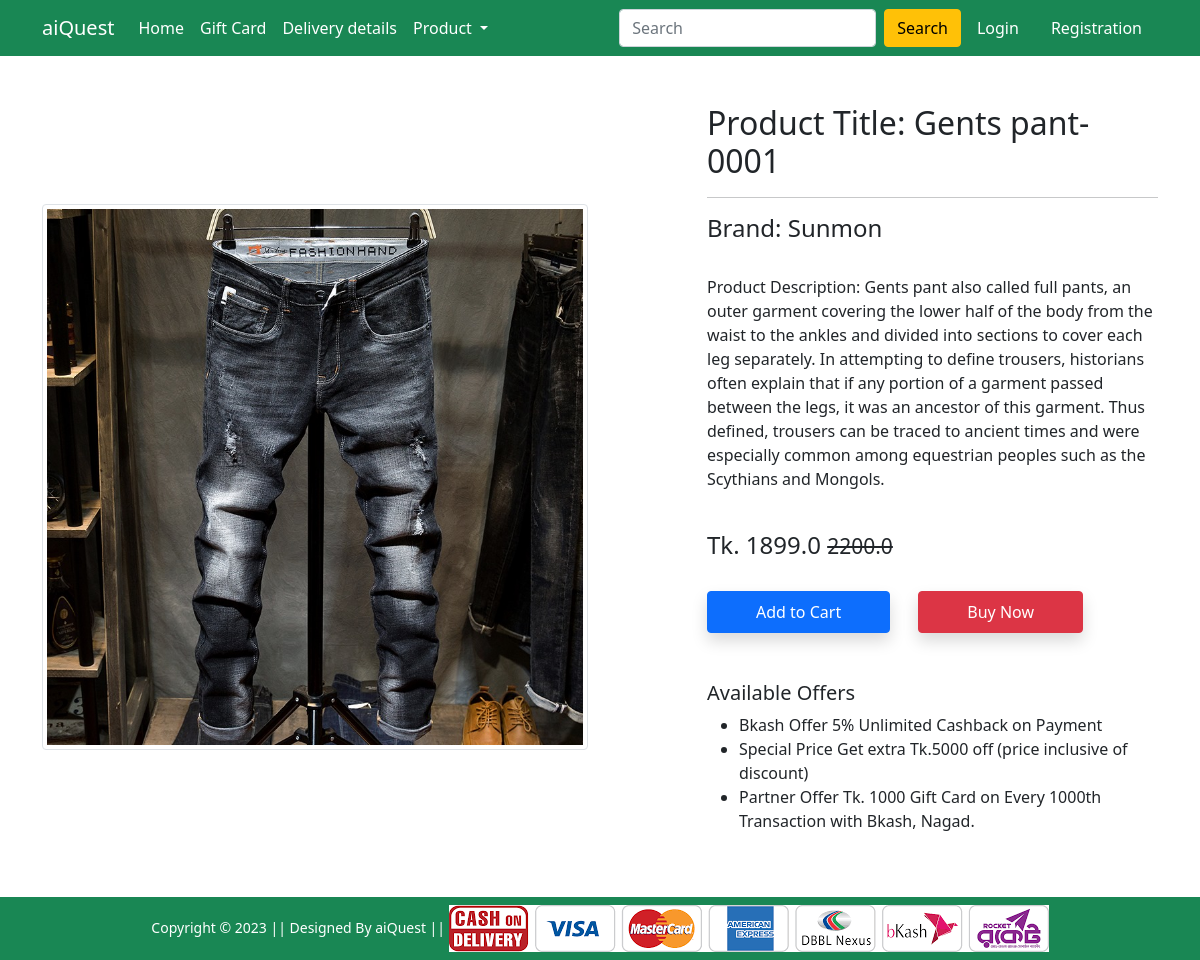
Screenshot of /product-detail/1 with the database file from the repository.
### Shop/models.py (models this page shows, shortened)
class Product(models.Model):
    title = models.CharField(max_length=100)
    selling_price = models.FloatField()
    discounted_price = models.FloatField()
    description = models.TextField()
    brand = models.CharField(max_length=100)
    category = models.CharField(choices= CATEGORY_CHOICES, max_length=2)
    product_image = models.ImageField(upload_to='productImg')

### Shop/views.py (the view)
# urls.py: path('product-detail/<int:pk>', views.ProductDetailView.as_view(), name='product-detail'),
class ProductDetailView(View):
  def get(self,request, pk):
    product = Product.objects.get(pk=pk)
    item_already_in_cart = False
    if request.user.is_authenticated:
       item_already_in_cart = Cart.objects.filter(Q(product = product.id) & Q(user = request.user)).exists()
    product.brand = product.brand.replace('_',' ')
    return render(request, 'Shop/productdetail.html', {'product':product, 'item_already_in_cart': item_already_in_cart})

### Shop/templates/Shop/productdetail.html (shortened to what this page needs)
{% extends 'Shop/base.html' %}
{% load static %}
{% block main-content %}
<div class="container my-5">
    <div class="row">
        <div class="col-sm-6 text-center align-self-center">
            <img src="{{product.product_image.url}}" alt="" class="img-fluid img-thumbnail">
        </div>
        <div class="col-sm-5 offset-sm-1">
            <h2>Product Title: {{product.title}}</h2>
            <hr>
            <h4>Brand: {{product.brand}} </h4> <br>
            <p>Product Description: {{product.description}} </p> <br>
            <h4>Tk. {{product.discounted_price}} <small class="fw-light text-decoration-line-through">{{product.selling_price}}</small></h4> <br>
            {% if item_already_in_cart %}
            <a href="{% url 'showcart' %}" class="btn btn-warning  text-light shadow px-5 py-2 ms-4">Go Cart</a>
            {% else %}
            <form action="/add-to-cart" class="d-inline">
                <button type="submit" class="btn btn-primary shadow px-5 py-2 ">Add to Cart</button>
            </form>
            {% endif %}
            <a href="{% url 'checkout' %}" class="btn btn-danger shadow px-5 py-2 ms-4">Buy Now</a>
            <h5 class="mt-5">Available Offers</h5>
            <ul>
                <li>Bkash Offer 5% Unlimited Cashback on Payment</li>
                <li>Special Price Get extra Tk.5000 off (price inclusive of discount)</li>
                <li>Partner Offer Tk. 1000 Gift Card on Every 1000th Transaction with Bkash, Nagad.</li>
            </ul>
        </div>
    </div>
</div>
{% endblock main-content %}

### rows the page displays
Product: product_image (picture), title "Gents pant-0001", brand "Sunmon", description "Gents pant also called full pants, an outer garment covering the lower half of the body from the waist to the ankles and divided into sections to cover each leg separately. In attempting to define trousers, historians often explain that if any portion of a garment passed between the legs, it was an ancestor of this garment. Thus defined, trousers can be traced to ancient times and were especially common among equestrian peoples such as the Scythians and Mongols.", discounted_price "1899.0", selling_price "2200.0"
